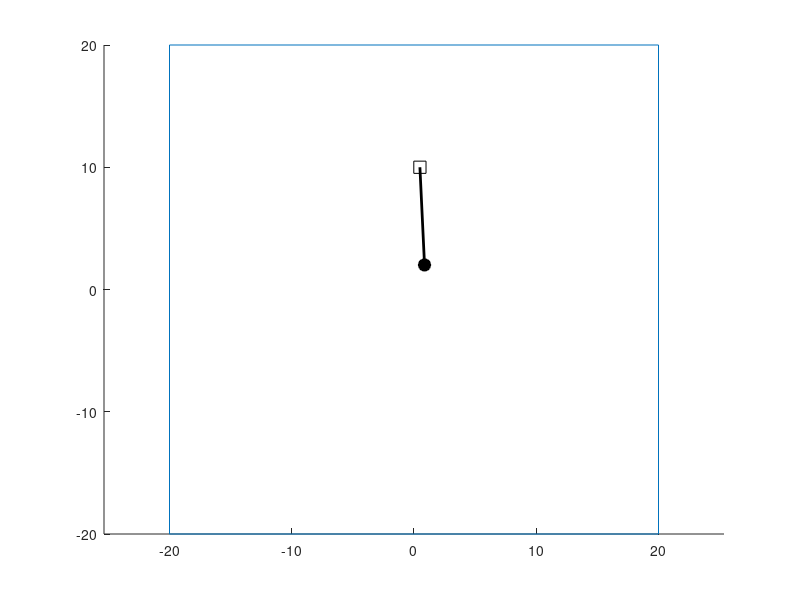

MATLAB code to generate this figure:
function pendcart
% Pendulum on a cart

% Dynamics parameters, to be passed to ODE45
% m= pendulum mass, M= cart mass, g=gravity, d=cart damping, b=pendulum
% damping, k=spring constant (nominal position=0), R=length of rod
Pend=struct('m',5,'M',2,'g',9.8,'d',1,'b',1,'k',6,'R',8);
% Graphics parameters
cartsize=[1 1];
cartheight=10;
bobradius=0.5;
Rsize=[20 20];

x0=[-10 0 pi/2 0]'; % Initial state vector, position, velocity, angle, angular velocity. 
t=0;
tspan=linspace(0,30);
options=odeset('Events',@pendevents);
[T,xvec, TE,YE,IE] = ode45(@pendyn,tspan,x0,options,Pend);
TE
YE
IE
figure(1)
clf
hold on
axis equal
% Cart
xcart=[-0.5 -0.5 0.5 0.5 -0.5]; ycart=[-0.5 0.5 0.5 -0.5 -0.5];
xcart=xcart*cartsize(1);
ycart=ycart*cartsize(2);
% Pendulum
xpend=bobradius*sin(linspace(0,2*pi));ypend=bobradius*cos(linspace(0,2*pi));
% Plot the initial animation scene
plot([-Rsize(1) -Rsize(1) Rsize(1) Rsize(1) -Rsize(1)],[-Rsize(2) Rsize(2) Rsize(2) -Rsize(2) -Rsize(2)]);
ch=plot(xcart+x0(1),ycart+cartheight,'k');
bobh=patch(x0(1)+Pend.R*sin(x0(3))+xpend,cartheight-Pend.R*cos(x0(3))+ypend,'k');
rodh=plot([x0(1) x0(1)+Pend.R*sin(x0(3))],[cartheight cartheight-Pend.R*cos(x0(3))],'k');
set(rodh,'Linewidth',2);
figure(2)
thvec=linspace(0,2*pi,100);
figure(1)

for k=1:length(T)
    set(ch,'Xdata',xcart+xvec(k,1),'Ydata',ycart+cartheight);
    set(bobh, 'Xdata', xvec(k,1)+Pend.R*sin(xvec(k,3))+xpend, 'Ydata',cartheight-Pend.R*cos(xvec(k,3))+ypend);
    set(rodh, 'Xdata',[xvec(k,1) xvec(k,1)+Pend.R*sin(xvec(k,3))],'Ydata',[cartheight cartheight-Pend.R*cos(xvec(k,3))]);
    circ=plot(xvec(k,1)+Pend.R*sin(thvec),cartheight-Pend.R*cos(thvec),'r:');
    pause(0.1);
    delete(circ)
end







function [xdot,eventvals,isterms,dirs]=pendyn(t,x,varargin);
% PENDDYN Pendulum on a cart dynamics for use with ode45
%   Use this function to integrated pendulum on a cart dynamics
Pend=varargin{1};
m=Pend.m; % Pendulum mass
M=Pend.M; % Cart mass
g=Pend.g; % Gravity
d=Pend.d; % Cart friction
b=Pend.b; % Pendulum friction
k=Pend.k; % Pendulum spring constant
R=Pend.R; % Length of rod; constant

cartposrate=(m*R*x(4)^2*sin(x(3))+m*g*sin(x(3))*cos(x(3))-k*x(1)-d*x(2)+(b/R)*x(4)*cos(x(3)))/(M+m*(sin(x(3)))^2);
pendanglerate=(-m*R*x(4)^2*sin(x(3))*cos(x(3))-(m+M)*g*sin(x(3))+k*x(1)*cos(x(3))+d*x(2)*cos(x(3))-(1+M/m)*(b/R)*x(4))/(R*(M+m*(sin(x(3)))^2));

xdot=[x(2) cartposrate x(4) pendanglerate]';
if abs(x(2))<0.2
    eventvals=[0 0 0]';
else
    eventvals=[1 1 1 1]';
end
isterms=[1 1 1 1]';
dirs=[0 0 0 0]';
return

function [eventvals,isterms,dirs]=pendevents(t,x,Pend)

eventval=norm(x);
if eventval<0.1
    eventvals=0;
else
    eventvals=1;
end
isterms=1;
dirs=0;
return